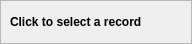
<?xml version="1.0" encoding="UTF-8"?>
<ui version="4.0">
 <class>W_Ligarium_Field</class>
 <widget class="QWidget" name="W_Ligarium_Field">
  <property name="geometry">
   <rect>
    <x>0</x>
    <y>0</y>
    <width>192</width>
    <height>44</height>
   </rect>
  </property>
  <property name="windowTitle">
   <string>Form</string>
  </property>
  <layout class="QGridLayout" name="gridLayout">
   <property name="leftMargin">
    <number>0</number>
   </property>
   <property name="topMargin">
    <number>0</number>
   </property>
   <property name="rightMargin">
    <number>0</number>
   </property>
   <property name="bottomMargin">
    <number>0</number>
   </property>
   <item row="0" column="0">
    <widget class="QFrame" name="frame">
     <property name="frameShape">
      <enum>QFrame::Shape::StyledPanel</enum>
     </property>
     <property name="frameShadow">
      <enum>QFrame::Shadow::Raised</enum>
     </property>
     <layout class="QGridLayout" name="gridLayout_2">
      <item row="0" column="0">
       <widget class="QLabel" name="le_name">
        <property name="font">
         <font>
          <bold>true</bold>
         </font>
        </property>
        <property name="text">
         <string>Click to select a record</string>
        </property>
        <property name="scaledContents">
         <bool>false</bool>
        </property>
       </widget>
      </item>
      <item row="0" column="1">
       <widget class="QLabel" name="logo">
        <property name="minimumSize">
         <size>
          <width>24</width>
          <height>24</height>
         </size>
        </property>
        <property name="maximumSize">
         <size>
          <width>24</width>
          <height>24</height>
         </size>
        </property>
        <property name="text">
         <string/>
        </property>
        <property name="pixmap">
         <pixmap resource="../resources/icons.qrc">:/sqlitebrowser.svg</pixmap>
        </property>
        <property name="scaledContents">
         <bool>true</bool>
        </property>
       </widget>
      </item>
     </layout>
    </widget>
   </item>
  </layout>
 </widget>
 <resources>
  <include location="../resources/icons.qrc"/>
 </resources>
 <connections/>
</ui>
